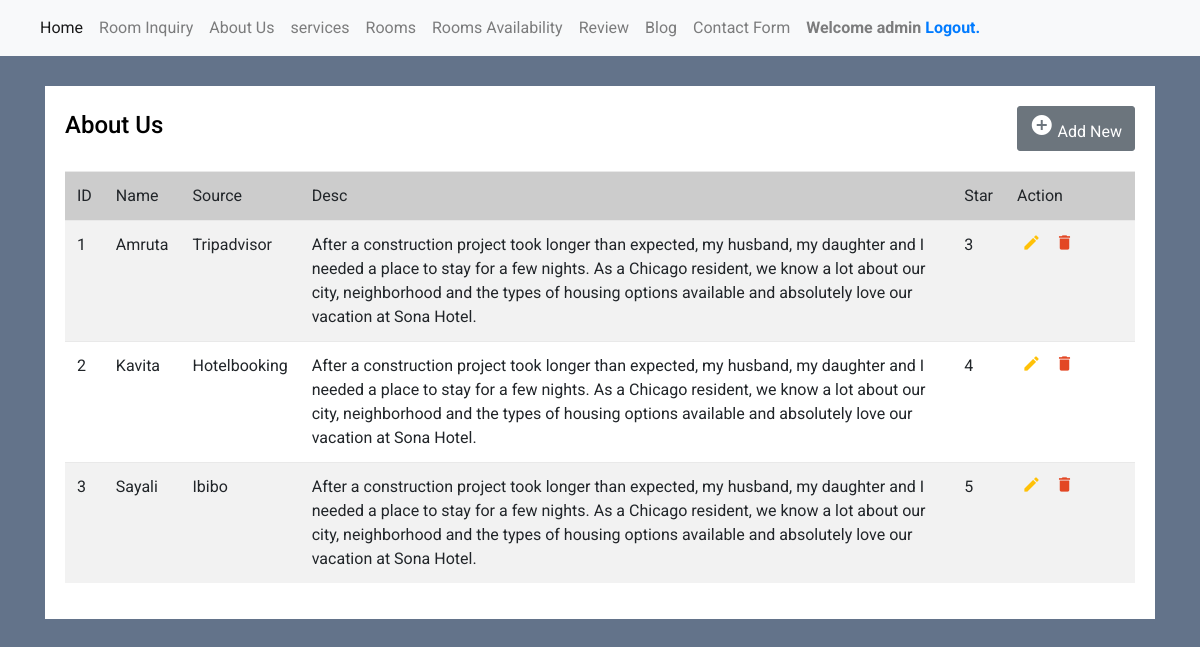
The page /admin/review.php (signed in) on the database as committed earlier.
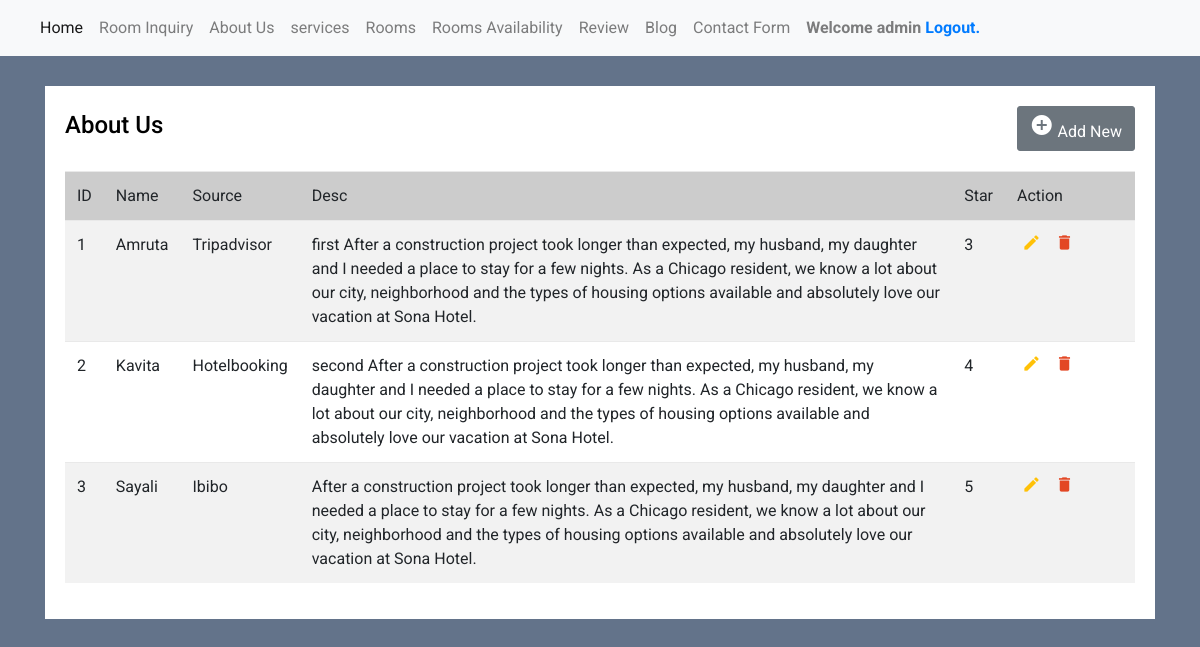
The same page on the database as committed later.
### tables this page shows
CREATE TABLE `review` (
  `id` int(11) NOT NULL,
  `review_head` varchar(50) NOT NULL,
  `review_liner` varchar(50) NOT NULL,
  `rev_desc` varchar(1000) NOT NULL,
  `rev_star` varchar(50) NOT NULL,
  `rev_name` varchar(50) NOT NULL,
  `rev_source` varchar(50) NOT NULL
);

### admin/review.php (the view, shortened to what this page needs)
<?php
include('dbconnection.php');
if(!isset($_SESSION['valid'])) {
    header('Location: index.php');
}
else
{
?>
<!DOCTYPE html>
<html lang="en">
<head>
<link rel="stylesheet" href="https://stackpath.bootstrapcdn.com/bootstrap/4.5.0/css/bootstrap.min.css">
<link rel="stylesheet" href="https://maxcdn.bootstrapcdn.com/font-awesome/4.7.0/css/font-awesome.min.css">
</head>
<body>
<nav class="navbar navbar-expand-lg navbar-light bg-light">
<div class="collapse navbar-collapse" id="navbarSupportedContent">
<ul class="navbar-nav mr-auto">
<li class="nav-item active">
<a class="nav-link" href="main.php">Home <span class="sr-only">(current)</span></a>
</li>
<li class="nav-item">
<a class="nav-link" href="room_inquiry.php">Room Inquiry</a>
</li>
<li class="nav-item">
<a class="nav-link" href="about_us.php">About Us</a>
</li>
<li class="nav-item">
<a class="nav-link" href="services.php">services</a>
</li>
<li class="nav-item">
<a class="nav-link" href="main.php">Rooms</a>
</li>
<li class="nav-item">
<a class="nav-link" href="room_availibility.php">Rooms Availability</a>
</li>
<li class="nav-item">
<a class="nav-link" href="review.php">Review</a>
</li>
<li class="nav-item">
<a class="nav-link" href="blog.php">Blog</a>
</li>
<li class="nav-item">
<a class="nav-link" href="contact.php">Contact Form</a>
</li>
<li class="nav-item">
<div class="nav-link"><b>Welcome <?php echo $_SESSION["username"]; ?> <a href="logout.php" tite="Logout">Logout.</a></b></div>
</li>
</ul>
</div>
</nav>
<div class="container-xl">
<div class="table-responsive">
<div class="table-wrapper">
<div class="table-title">
<div class="row">
<div class="col-sm-5">
<h2>About Us</h2>
</div>
<div class="col-sm-7" align="right">
<a href="insert.php" class="btn btn-secondary"><i class="material-icons">&#xE147;</i> <span>Add New</span></a>
</div>
</div>
</div>
<table class="table table-striped table-hover">
<thead>
<tr bgcolor='#CCCCCC'>
<td>ID</td>
<td>Name</td>
<td>Source</td>
<td>Desc</td>
<td>Star</td>
<td>Action</td>
</tr>
</thead>
<tbody>
<?php
$ret=mysqli_query($con,"SELECT * FROM review");
$cnt=1;
$row=mysqli_num_rows($ret);
if($row>0){
while ($row=mysqli_fetch_array($ret)) {
?>
<tr>
<td><?php echo $cnt;?></td>
<td><?php  echo $row['rev_name'];?></td>
<td><?php  echo $row['rev_source'];?></td>
<td><?php  echo $row['rev_desc'];?></td>
<td> <?php  echo $row['rev_star'];?></td>
<td>
<?php
if($_SESSION["admin_status"] == "Y")
{
    ?>
    <a href="edit_review.php?editid=<?php echo htmlentities ($row['id']);?>" class="edit" title="Edit" data-toggle="tooltip"><i class="material-icons">&#xE254;</i></a>
    <a href="main.php?delid=<?php echo ($row['id']);?>" class="delete" title="Delete" data-toggle="tooltip" onclick="return confirm('Do you really want to Delete ?');"><i class="material-icons">&#xE872;</i></a>
    <?php
}
?>
</td>
</tr>
<?php
$cnt=$cnt+1;
} } else {?>
<tr>
    <th style="text-align:center; color:red;" colspan="6">No Record Found</th>
</tr>
<?php } ?>
</tbody>
</table>
</div>
</div>
</div>
</body>
</html>
<?php
}
?>

Rows that differ between the two databases and show on the page:
changed review "Amruta": rev_desc "After a construction project…" → "first After a construction project…"
changed review "Kavita": rev_desc "After a construction project…" → "second After a construction project…"
